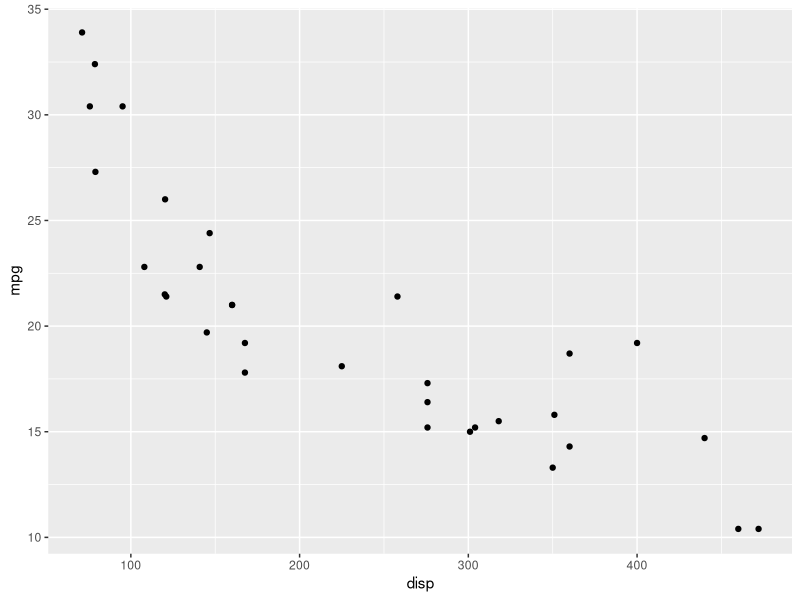
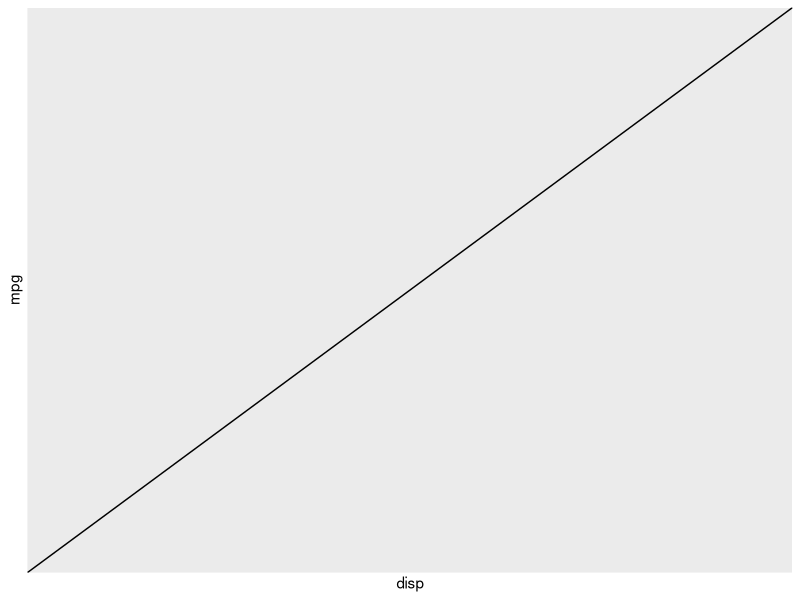

Write the R code that produced these figures, in order.
# Exercício 1 -Crie uma função que receba e vetores como parâmetro, converta-os em um dataframe e imprima
vec1 <- c(1:4)
vec2 <- c(5:8)
vec3 <- c('a', 'b', 'c', 'd')

myfunc <- function(v1, v2, v3){
  df <- data.frame(cbind(v1, v2, v3))
  print(df)
}

# Exercício 2 -Crie uma matriz com 4 linhas e 4 colunas preenchida com números inteiros e calcule a media de cada linha
m2 <- matrix(c(1:16), nrow = 4, ncol = 4)
apply(m2, 1, mean)

# Exercício 3 -Considere o dataframe abaixo. Calcule a media por disciplina
escola <- data.frame(Aluno = c('Alan', 'Alice', 'Alana', 'Aline', 'Alex', 'Ajay'),
                     Matemática = c(90, 80, 85, 87, 56, 79),
                     Geografia = c(100, 78, 86, 90, 98, 67),
                     Química = c(76, 56, 89, 90, 100, 87))

apply(escola[, c(2,3,4)], 2, mean)

# Exercício 4 -Cria uma lista com 3 elementos, todos numéricos e calcule a soma de todos os elementos da lista
l4 <- list(c(1,2,3))
sapply(l4, sum)

# Exercício 5 -Transforme a lista anterior um vetor
unlist(l4)

# Exercício 6 -Considere a string abaixo. Substitua a palavra textos por frases
str <- c("Expressoes", "regulares", "em linguagem R", "permitem a busca de padroes", "e exploracao de textos","podemos buscar padroes em digitos","como por exemplo","10992451280")
gsub('textos', 'frases', str)

# Exercício 7 -Usando o dataset mtcars, crie um gráfico com ggplot do tipo scatter plot. Use as colunas disp e mpg nos eixos x e y respectivamente
library(ggplot2)
ggplot(mtcars, aes(x=disp, y=mpg)) + geom_point()

# Exercício 8 -Usando o exemplo anterior, explore outros tipos de gráficos
ggplot(mtcars, aes(x=disp, y=mpg)) + geom_abline()